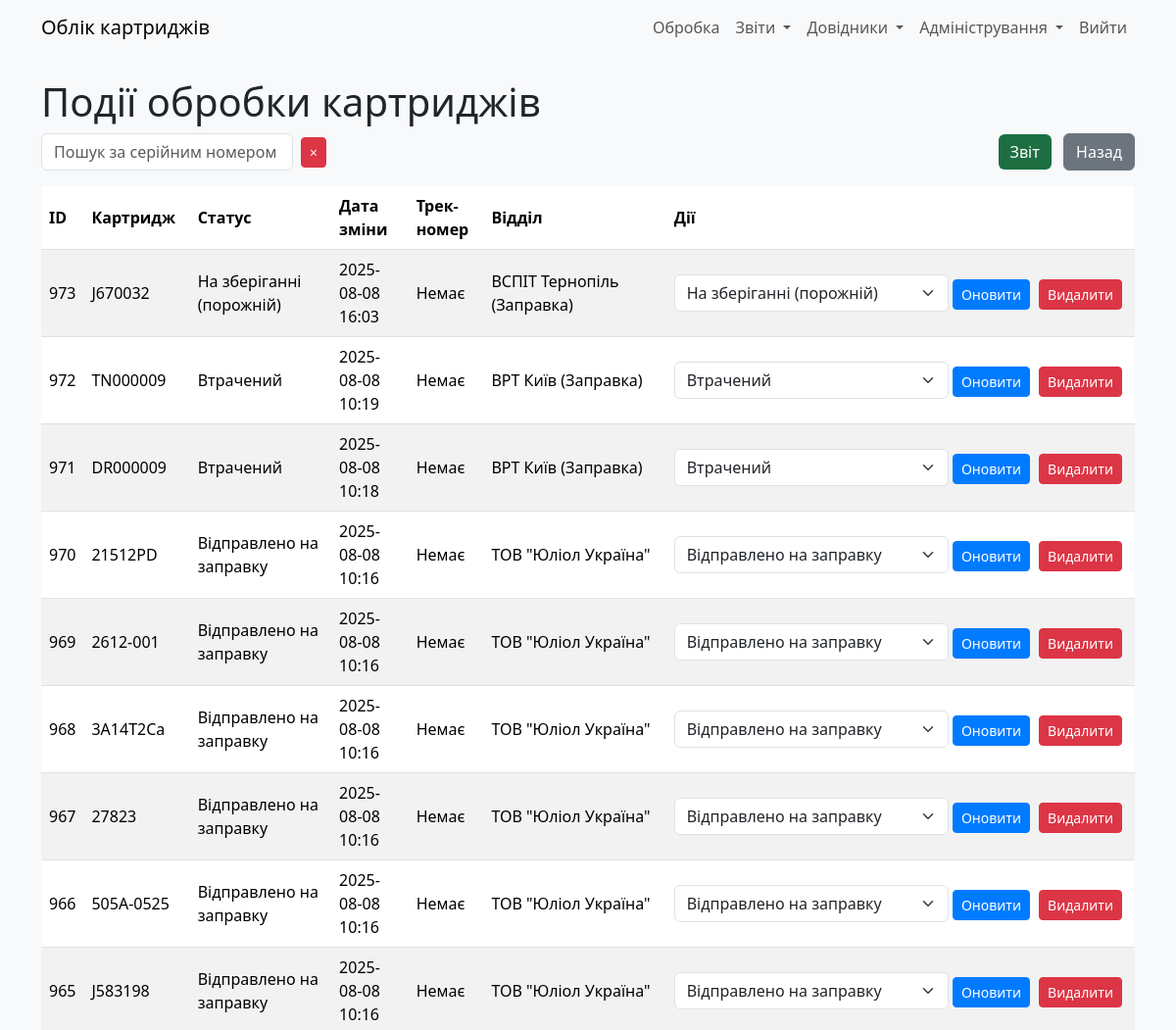
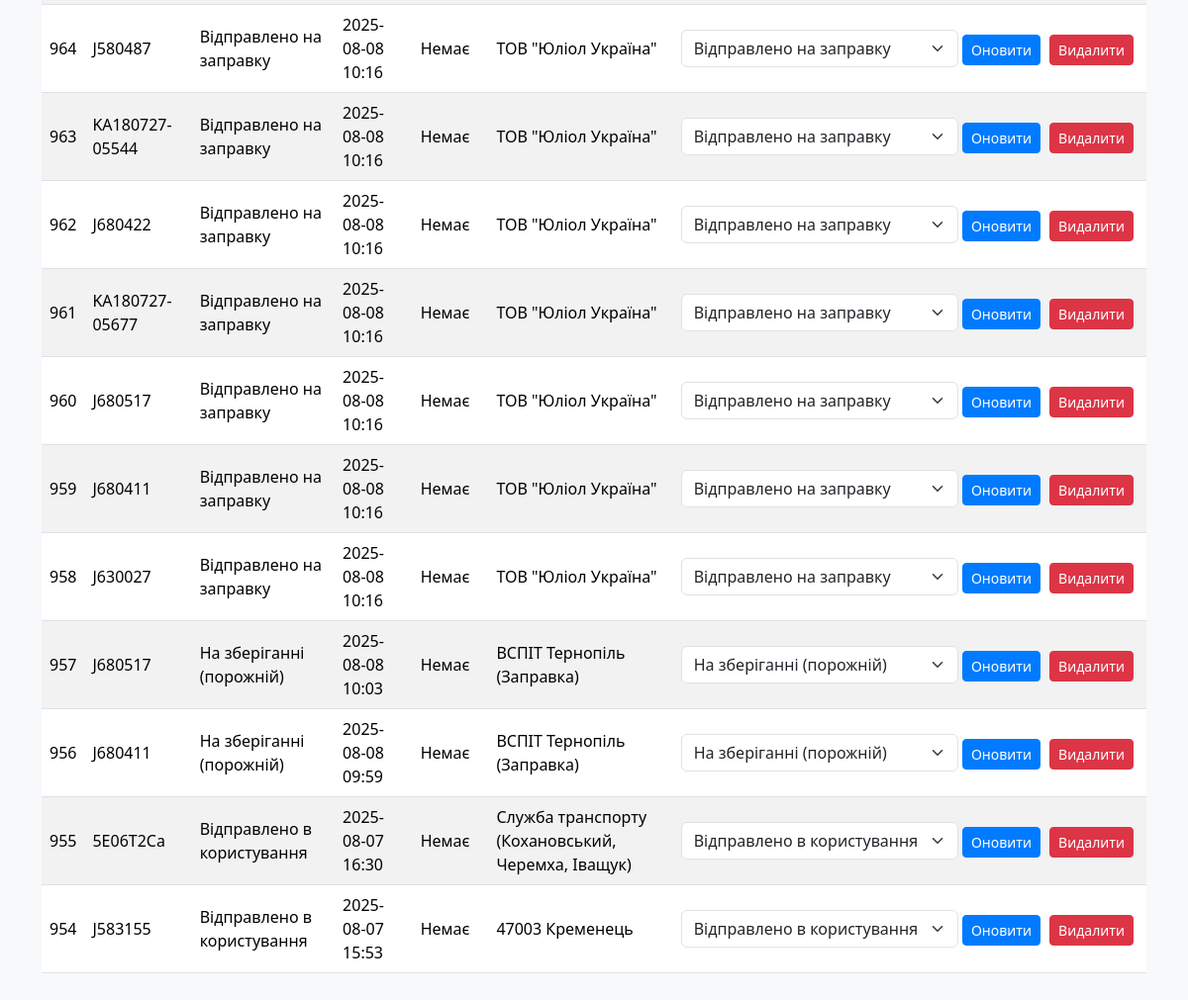
The app's page /cartridge_status (signed in) with its own data (2 pictures, top to bottom).
### models.py (models this page shows)
class CartridgeStatus(db.Model):
    __tablename__ = "cartrg_status"
    id: Mapped[int] = mapped_column(primary_key=True)
    cartridge_id = mapped_column(ForeignKey(Cartridges.id))
    device_id: Mapped[int] = mapped_column(ForeignKey(CustomerEquipment.id), nullable=True)
    status: Mapped[int] = mapped_column(Integer, server_default=literal(0))
    date_ofchange: Mapped[DateTime] = mapped_column(DateTime, server_default=func.now())
    parcel_track: Mapped[str] = mapped_column(String(13), nullable=True)
    exec_dept: Mapped[int] = mapped_column(ForeignKey(RefillDept.id))
    user_updated: Mapped[int] = mapped_column(ForeignKey(User.id))
    time_updated: Mapped[DateTime] = mapped_column(DateTime, server_default=func.now())
    __table_args__ = (
        Index('idx_cartridge_date', 'cartridge_id', 'date_ofchange'),  # Композитний індекс
        Index('idx_status', 'status'),                                 # Окремий індекс для status
        Index('idx_exec_dept', 'exec_dept'),                           # Окремий індекс для exec_dept
    )

class Cartridges(db.Model):
    __tablename__ = "cartridges"
    id: Mapped[int] = mapped_column(primary_key=True)
    serial_num: Mapped[str] = mapped_column(String(255), server_default="N/A")
    use_counter: Mapped[int] = mapped_column(Integer, nullable=False, default=-1)
    in_printer: Mapped[int] = mapped_column(ForeignKey(CustomerEquipment.id), nullable=True)
    cartridge_model: Mapped[str] = mapped_column(String(255), nullable=True)  # Застаріле. Не використовувати!
    cartrg_model_id: Mapped[int] = mapped_column(ForeignKey(CartridgeModel.id), default=1)
    user_updated: Mapped[int] = mapped_column(ForeignKey(User.id))
    time_updated: Mapped[DateTime] = mapped_column(DateTime, server_default=func.now())
    curr_status: Mapped[int] = mapped_column(Integer, nullable=False, default=0)
    curr_dept: Mapped[int] = mapped_column(Integer, nullable=False, default=0)
    curr_parcel_track: Mapped[str] = mapped_column(String(13), nullable=True)

class RefillDept(db.Model):
    __tablename__ = "refill_dept"
    id: Mapped[int] = mapped_column(primary_key=True)
    deptname: Mapped[str] = mapped_column(String(30))
    dept_description: Mapped[str] = mapped_column(String(255))
    addr1: Mapped[str] = mapped_column(String(255))
    addr2: Mapped[str] = mapped_column(String(255))
    addr3: Mapped[str] = mapped_column(String(255))
    addr4: Mapped[str] = mapped_column(String(255))
    addr5: Mapped[str] = mapped_column(String(255))
    dept_description: Mapped[str] = mapped_column(String(255))  # Нове поле
    is_exec: Mapped[int] = mapped_column(Integer, server_default=literal(0))
    user_updated: Mapped[int] = mapped_column(ForeignKey(User.id))
    time_updated: Mapped[DateTime] = mapped_column(DateTime, server_default=func.now())

### app.py (the view)
    def wrapper(*args, **kwargs):
        if current_user.role != 'admin':
            abort(403)
        return f(*args, **kwargs)

### app.py (called while the page is built)
@login_manager.user_loader
def load_user(user_id):
    return User.query.get(int(user_id))

def admin_required(f):
    def wrapper(*args, **kwargs):
        if current_user.role != 'admin':
            abort(403)
        return f(*args, **kwargs)
    wrapper.__name__ = f.__name__
    return wrapper

### templates/cartridge_status.html (shortened to what this page needs)
{% extends "base.html" %}
{% block content %}
    <h1>Події обробки картриджів</h1>
    <div class="mb-3 d-flex justify-content-between align-items-center">
        <div class="d-flex align-items-center">
            <input type="text" id="search" class="form-control" placeholder="Пошук за серійним номером" value="{{ search|escape }}" style="max-width: 400px;">
            <button id="clear-search" class="btn btn-danger btn-sm ms-2" title="Очистити пошук">
                <span>×</span>
            </button>
        </div>
        <div>
            <a href="{{ url_for('export_cartridge_events') }}" class="btn btn-excel me-2">Звіт</a>
            <a href="{{ url_for('index') }}" class="btn btn-secondary">Назад</a>
        </div>
    </div>
    <table class="table table-striped" id="status-table">
        <thead>
            <tr>
                <th>ID</th>
                <th>Картридж</th>
                <th>Статус</th>
                <th>Дата зміни</th>
                <th>Трек-номер</th>
                <th>Відділ</th>
                <th>Дії</th>
            </tr>
        </thead>
        <tbody id="status-table-body">
            {% for status, serial_num, deptname in statuses %}
            <tr>
                <td>{{ status.id }}</td>
                <td>{{ serial_num }}</td>
                <td>{{ {0: 'Не вказано', 1: 'На зберіганні (порожній)', 2: 'Відправлено в користування', 3: 'Відправлено на заправку', 4: 'Непридатний (списаний)', 5: 'Одноразовий (фарба у банці)', 6: 'На зберіганні (заправлений)', 7: 'Втрачений'}[status.status] }}</td>
                <td>{{ status.date_ofchange.strftime('%Y-%m-%d %H:%M') }}</td>
                <td>{{ status.parcel_track or 'Немає' }}</td>
                <td>{{ deptname }}</td>
                <td class="actions-column">
                    <form action="{{ url_for('update_status', status_id=status.id) }}" method="POST" class="d-inline">
                        <select name="status" class="form-select d-inline w-auto">
                            <option value="1" {% if status.status == 1 %}selected{% endif %}>На зберіганні (порожній)</option>
                            <option value="2" {% if status.status == 2 %}selected{% endif %}>Відправлено в користування</option>
                            <option value="3" {% if status.status == 3 %}selected{% endif %}>Відправлено на заправку</option>
                            <option value="7" {% if status.status == 7 %}selected{% endif %}>Втрачений</option>
                        </select>
                        <button type="submit" class="btn btn-primary btn-sm">Оновити</button>
                    </form>
                    <form action="{{ url_for('delete_status', status_id=status.id) }}" method="POST" class="d-inline" onsubmit="return confirm('Ви впевнені, що хочете видалити цей статус?');">
                        <button type="submit" class="btn btn-danger btn-sm">Видалити</button>
                    </form>
                </td>
            </tr>
            {% endfor %}
        </tbody>
    </table>
{% endblock %}

### templates/base.html (shortened to what this page needs)
<!DOCTYPE html>
<html lang="uk">
<head>
    <link rel="stylesheet" href="{{ url_for('static', filename='css/bootstrap.min.css') }}">
    <link rel="stylesheet" href="{{ url_for('static', filename='css/style.css') }}">
</head>
<body>
    <nav class="navbar navbar-expand-lg navbar-light bg-light">
        <div class="container">
            <a class="navbar-brand" href="{{ url_for('index') }}">Облік картриджів</a>
            <div class="collapse navbar-collapse" id="navbarNav">
                <ul class="navbar-nav ms-auto">
                    {% if current_user.is_authenticated %}
                        <li class="nav-item">
                            <a class="nav-link" href="{{ url_for('mass_input') }}">Обробка</a>
                        </li>
                        <li class="nav-item dropdown">
                            <a class="nav-link dropdown-toggle" href="#" id="navbarDropdownReports" role="button" data-bs-toggle="dropdown" aria-expanded="false">
                                Звіти
                            </a>
                        </li>
                        <li class="nav-item dropdown">
                            <a class="nav-link dropdown-toggle" href="#" id="navbarDropdownRefs" role="button" data-bs-toggle="dropdown" aria-expanded="false">
                                Довідники
                            </a>
                        </li>
                        <li class="nav-item dropdown">
                            <a class="nav-link dropdown-toggle" href="#" id="navbarDropdownStats" role="button" data-bs-toggle="dropdown" aria-expanded="false">
                                Адміністрування
                            </a>
                        </li>
                        <li class="nav-item">
                            <a class="nav-link" href="{{ url_for('logout') }}">Вийти</a>
                        </li>
                    {% else %}
                        <li class="nav-item">
                            <a class="nav-link" href="{{ url_for('login') }}">Увійти</a>
                        </li>
                    {% endif %}
                </ul>
            </div>
        </div>
    </nav>
    <div class="container mt-4">
        {% block content %}{% endblock %}
    </div>
</body>
</html>

### static/css/style.css (style rules this page uses)
body { background-color: #f8f9fa; }
.table th, .table td { vertical-align: middle; }
.form-control, .form-select { max-width: 300px; }
.btn-sm { margin-right: 5px; }
.navbar-nav .nav-link { padding-left: 10px; padding-right: 10px; }
.btn-primary { background-color: #007bff; border-color: #007bff; }
.btn-secondary { background-color: #6c757d; border-color: #6c757d; }

### templates/cartridge_status.html (style rules this page uses)
.actions-column { white-space: nowrap; vertical-align: middle; }
#clear-search { padding: 0.25rem 0.5rem; }
.btn-excel { background-color: #1D6F42; color: white; border: none; }

### records on screen
CartridgeStatus: id "973", serial_num "J670032", status "На зберіганні (порожній)", date_ofchange "2025-08-08 16:03", parcel_track "Немає", deptname "ВСПІТ Тернопіль (Заправка)"
CartridgeStatus: id "972", serial_num "TN000009", status "Втрачений", date_ofchange "2025-08-08 10:19", parcel_track "Немає", deptname "ВРТ Київ (Заправка)"
CartridgeStatus: id "971", serial_num "DR000009", status "Втрачений", date_ofchange "2025-08-08 10:18", parcel_track "Немає", deptname "ВРТ Київ (Заправка)"
CartridgeStatus: id "970", serial_num "21512PD", status "Відправлено на заправку", date_ofchange "2025-08-08 10:16", parcel_track "Немає", deptname "ТОВ \"Юліол Україна\""
CartridgeStatus: id "969", serial_num "2612-001", status "Відправлено на заправку", date_ofchange "2025-08-08 10:16", parcel_track "Немає", deptname "ТОВ \"Юліол Україна\""
CartridgeStatus: id "968", serial_num "3A14T2Ca", status "Відправлено на заправку", date_ofchange "2025-08-08 10:16", parcel_track "Немає", deptname "ТОВ \"Юліол Україна\""
CartridgeStatus: id "967", serial_num "27823", status "Відправлено на заправку", date_ofchange "2025-08-08 10:16", parcel_track "Немає", deptname "ТОВ \"Юліол Україна\""
CartridgeStatus: id "966", serial_num "505A-0525", status "Відправлено на заправку", date_ofchange "2025-08-08 10:16", parcel_track "Немає", deptname "ТОВ \"Юліол Україна\""
CartridgeStatus: id "965", serial_num "J583198", status "Відправлено на заправку", date_ofchange "2025-08-08 10:16", parcel_track "Немає", deptname "ТОВ \"Юліол Україна\""
CartridgeStatus: id "964", serial_num "J580487", status "Відправлено на заправку", date_ofchange "2025-08-08 10:16", parcel_track "Немає", deptname "ТОВ \"Юліол Україна\""
CartridgeStatus: id "963", serial_num "KA180727-05544", status "Відправлено на заправку", date_ofchange "2025-08-08 10:16", parcel_track "Немає", deptname "ТОВ \"Юліол Україна\""
CartridgeStatus: id "962", serial_num "J680422", status "Відправлено на заправку", date_ofchange "2025-08-08 10:16", parcel_track "Немає", deptname "ТОВ \"Юліол Україна\""
CartridgeStatus: id "961", serial_num "KA180727-05677", status "Відправлено на заправку", date_ofchange "2025-08-08 10:16", parcel_track "Немає", deptname "ТОВ \"Юліол Україна\""
CartridgeStatus: id "960", serial_num "J680517", status "Відправлено на заправку", date_ofchange "2025-08-08 10:16", parcel_track "Немає", deptname "ТОВ \"Юліол Україна\""
CartridgeStatus: id "959", serial_num "J680411", status "Відправлено на заправку", date_ofchange "2025-08-08 10:16", parcel_track "Немає", deptname "ТОВ \"Юліол Україна\""
CartridgeStatus: id "958", serial_num "J630027", status "Відправлено на заправку", date_ofchange "2025-08-08 10:16", parcel_track "Немає", deptname "ТОВ \"Юліол Україна\""
CartridgeStatus: id "957", serial_num "J680517", status "На зберіганні (порожній)", date_ofchange "2025-08-08 10:03", parcel_track "Немає", deptname "ВСПІТ Тернопіль (Заправка)"
CartridgeStatus: id "956", serial_num "J680411", status "На зберіганні (порожній)", date_ofchange "2025-08-08 09:59", parcel_track "Немає", deptname "ВСПІТ Тернопіль (Заправка)"
CartridgeStatus: id "955", serial_num "5E06T2Ca", status "Відправлено в користування", date_ofchange "2025-08-07 16:30", parcel_track "Немає", deptname "Служба транспорту (Кохановський, Черемха, Іващук)"
CartridgeStatus: id "954", serial_num "J583155", status "Відправлено в користування", date_ofchange "2025-08-07 15:53", parcel_track "Немає", deptname "47003 Кременець"
